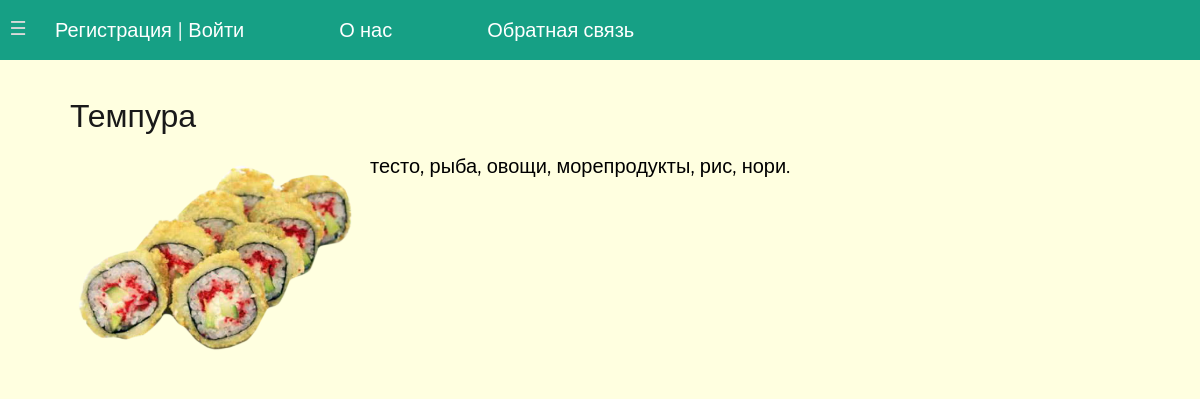
Page /position/tempura/ on the committed database.
### app1/models.py (models this page shows, shortened)
class Eat(models.Model):
    title = models.CharField(max_length=255, verbose_name='Заголовок')
    description = models.TextField(blank=True, verbose_name='Описание')
    photo = models.ImageField(upload_to='photos/%Y/%m/%d', verbose_name='Фото')
    time_create = models.DateTimeField(auto_now_add=True, verbose_name='Дата создания')
    time_update = models.DateTimeField(auto_now=True, verbose_name='Дата изменения')
    is_existed = models.BooleanField(default=True, verbose_name='Наличие')
    category = models.ForeignKey('Category', on_delete=models.PROTECT, verbose_name='Категория', related_name='get_posts')
    slug = models.SlugField(max_length=255, unique=True, db_index=True, verbose_name='URL')
    def __str__(self):
        return self.title
    class Meta:
        verbose_name = 'Все позиции еды'
        verbose_name_plural = 'Все позиции еды'
        ordering = ['-time_create', 'title']

### app1/views.py (the view)
# urls.py: path('position/<slug:post_slug>/', ShowPost.as_view(), name='position'),
class ShowPost(DataMixin, DetailView):
    model = Eat
    template_name = 'app1/post.html'
    slug_url_kwarg = 'post_slug'
    context_object_name = 'post'
    def get_context_data(self, *, object_list=None, **kwargs):
        context = super().get_context_data(**kwargs)
        c_def = self.get_user_context(title=context['post'])
        return dict(list(context.items()) + list(c_def.items()))

### app1/models.py (called while the page is built)
    def get_absolute_url(self):
        return reverse('category', kwargs={'category_slug': self.slug})

### app1/templatetags/app1_tags.py (called while the page is built)
@register.inclusion_tag('app1/list_categories.html')
def show_categories(sort=None, cat_selected=0):
    if not sort:
        cats = Category.objects.all()
    else:
        cats = Category.objects.order_by(sort)
    return {"cats": cats, 'cat_selected': cat_selected}

@register.inclusion_tag('app1/list_menu.html')
def show_menu(sort=None, menu=menu):
    menu = menu
    return {"menu": menu}

### app1/utils.py (called while the page is built)
    def get_user_context(self, **kwargs):
        context = kwargs
        cats = cache.get("cats")
        if not cats:
            cats = Category.objects.annotate(Count('get_posts'))
            cache.set("cats", cats, 60)
        user_menu = menu.copy()
        if not self.request.user.is_authenticated:
            user_menu.pop(1)  # удаляем Добавить рецепт из меню, если пользователь не авторизован
        context['menu'] = user_menu
        context['cats'] = cats
        if 'cat_selected' not in context:
            context['cat_selected'] = 0
        return context

### app1/templates/app1/post.html
{%extends 'app1/base.html'%}
{%block content %}
<h1>{{title}}</h1>
{% if post.photo %}
<p><img class="img-article-left" src="{{post.photo.url}}"></p>
{% endif %}
{{post.description|linebreaks}}
{%endblock%}

### app1/static/app1/css/style-f.css (style rules this page uses)
* { box-sizing: border-box; }
html { font-size: 100%; }
html, body { margin: 0; padding: 0; width: 100%; height: 100%; }
body { color: #333; font: 1em 'Open Sans', sans-serif; background-color: #f1f1f1; }
p { margin-bottom: 16px; }
h1, h2 { margin-bottom: 22px; color: #191919; font-weight: 300; }
h1 { font-size: 32px; line-height: 32px; }

### app1/static/app1/css/left-nav-style.css (style rules this page uses)
body { -webkit-animation: bugfix infinite 1s; }
@media screen and (min-width: 320px) { html, body { margin: 0; overflow-x: hidden; } }

### app1/static/app1/css/styles.css (style rules this page uses)
html, body { font-family: 'Montserrat', sans-serif; margin: 0; padding: 0; height: 100%; width: 100%; color: #d3d3d3; }
img { max-width: 600px; height: auto; }
img.img-article-left { max-width: 300px; height: auto; float: left; padding: 0 10px 10px 0; }
.content-text h1 { font-size: 32px; }

### rows in the picture
Eat: title "Темпура", photo (picture), description "тесто, рыба, овощи, морепродукты, рис, нори."

### other values in the picture
{{ m.title }} "О нас" "Обратная связь"
